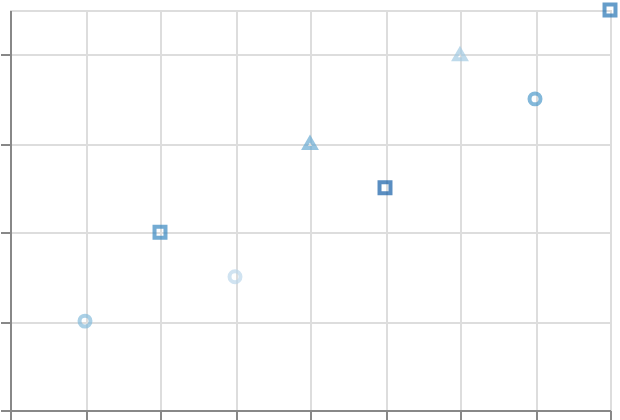

Source (Vega-Lite JSON):
### Vega-Lite specification from a JSON file in a GitHub repository (floating-point values rounded to 4 significant figures)
{"$schema": "https://vega.github.io/schema/vega-lite/v6.json", "padding": 5, "autosize": "none", "width": 300, "height": 200, "data": {"name": "table", "values": [{"c": "A", "g": "p", "x": 1, "y": 2, "v": 5, "t": "2024-01-15", "o": {"v": 3}, "IMDB Rating": 6.1, "d": "x1"}, {"c": "B", "g": "q", "x": 2, "y": 4, "v": 9, "t": "2024-02-20", "o": {"v": 7}, "IMDB Rating": 7.4, "d": "x2"}, {"c": "A", "g": "q", "x": 3, "y": 3, "v": 2, "t": "2024-03-05", "o": {"v": 1}, "IMDB Rating": 5.2, "d": "x1"}, {"c": "C", "g": "p", "x": 4, "y": 6, "v": 7, "t": "2024-05-30", "o": {"v": 4}, "IMDB Rating": 8.8, "d": "x3"}, {"c": "B", "g": "p", "x": 5, "y": 5, "v": 4, "t": "2024-07-11", "o": {"v": 9}, "IMDB Rating": 6.9, "d": "x2"}, {"c": "C", "g": "q", "x": 6, "y": 8, "v": 6, "t": "2024-09-02", "o": {"v": 2}, "IMDB Rating": 7.7, "d": "x3"}, {"c": "A", "g": "p", "x": 7, "y": 7, "v": 8, "t": "2024-11-25", "o": {"v": 5}, "IMDB Rating": 4.4, "d": "x1"}, {"c": "B", "g": "q", "x": 8, "y": 9, "v": 3, "t": "2024-12-31", "o": {"v": 8}, "IMDB Rating": 9.1, "d": "x2"}]}, "mark": "point", "encoding": {"x": {"field": "x", "type": "quantitative"}, "y": {"field": "y", "type": "quantitative"}, "color": {"field": "o.v", "type": "ordinal"}, "shape": {"field": "c", "type": "nominal"}}}
